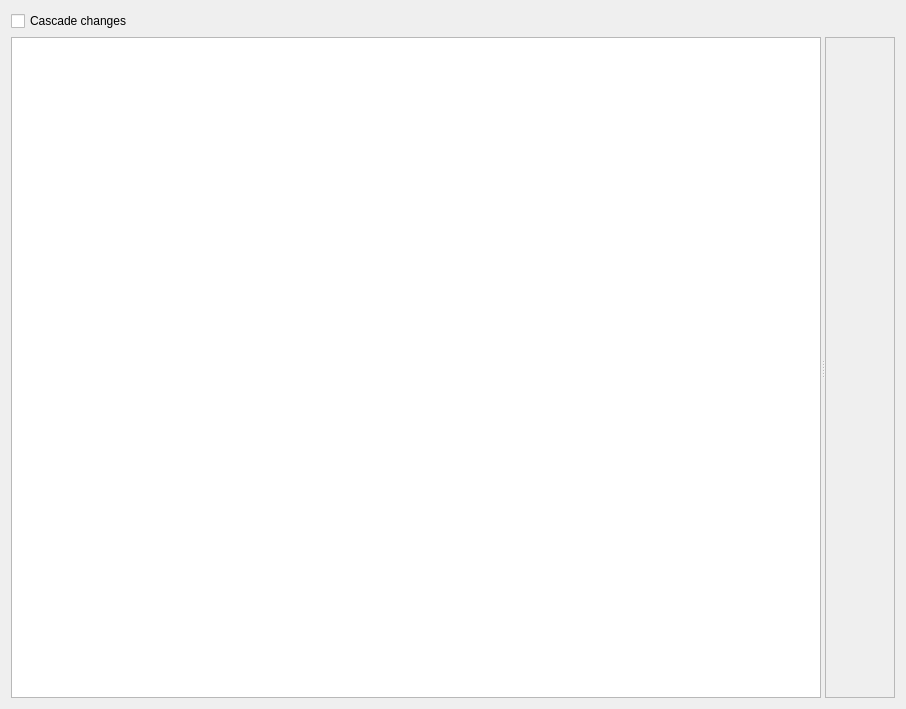
<?xml version="1.0" encoding="UTF-8"?>
<ui version="4.0">
 <class>DownloadSettingsWidget</class>
 <widget class="QWidget" name="DownloadSettingsWidget">
  <property name="geometry">
   <rect>
    <x>0</x>
    <y>0</y>
    <width>906</width>
    <height>709</height>
   </rect>
  </property>
  <property name="windowTitle">
   <string>Download Settings</string>
  </property>
  <layout class="QVBoxLayout" name="verticalLayout">
   <item>
    <widget class="QCheckBox" name="cascade_changes_checkbox">
     <property name="toolTip">
      <string>&lt;html&gt;&lt;head/&gt;&lt;body&gt;&lt;p&gt;When selected, changes that are made to the selected list will cascade down to each user/subreddit in the list unless that user/subreddit has its settings locked&lt;/p&gt;&lt;/body&gt;&lt;/html&gt;</string>
     </property>
     <property name="text">
      <string>Cascade changes</string>
     </property>
    </widget>
   </item>
   <item>
    <widget class="QSplitter" name="splitter">
     <property name="orientation">
      <enum>Qt::Horizontal</enum>
     </property>
     <widget class="QListWidget" name="list_widget">
      <property name="sizePolicy">
       <sizepolicy hsizetype="Preferred" vsizetype="Expanding">
        <horstretch>0</horstretch>
        <verstretch>0</verstretch>
       </sizepolicy>
      </property>
      <property name="baseSize">
       <size>
        <width>200</width>
        <height>0</height>
       </size>
      </property>
     </widget>
     <widget class="QScrollArea" name="scrollArea">
      <property name="widgetResizable">
       <bool>true</bool>
      </property>
      <widget class="QWidget" name="scrollAreaWidgetContents">
       <property name="geometry">
        <rect>
         <x>0</x>
         <y>0</y>
         <width>105</width>
         <height>649</height>
        </rect>
       </property>
       <layout class="QVBoxLayout" name="verticalLayout_2">
        <item>
         <widget class="ObjectSettingsWidget" name="list_settings_widget" native="true">
          <property name="sizePolicy">
           <sizepolicy hsizetype="Expanding" vsizetype="Preferred">
            <horstretch>1</horstretch>
            <verstretch>0</verstretch>
           </sizepolicy>
          </property>
         </widget>
        </item>
       </layout>
      </widget>
     </widget>
    </widget>
   </item>
  </layout>
 </widget>
 <customwidgets>
  <customwidget>
   <class>ObjectSettingsWidget</class>
   <extends>QWidget</extends>
   <header>DownloaderForReddit/gui/widgets/object_settings_widget</header>
   <container>1</container>
  </customwidget>
 </customwidgets>
 <resources/>
 <connections/>
</ui>
